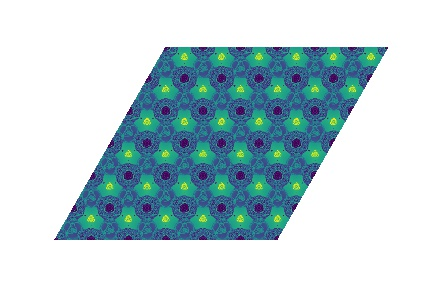
#> input picture img/JVASP-27851_Positive_20.jpg, 432 x 288 px
$ python stitchUnitCellWithFit.py
#> lines starting #> are read from the running program, lines starting #| are printed output that depends on the picture
### selectRegion.py
import numpy as np
import cv2

def selectRegion(window):
    coords=[]
    # [12 lines left out: function callback, not called in this run]
    print("Please select region...")
    test=cv2.setMouseCallback('img', callback)
    while len(coords)<4:
        cv2.waitKey(1)
    l = np.sqrt( (coords[0]-coords[2])**2 + (coords[1]-coords[3])**2 )
    print('length:',l)
    a = (coords[2]-coords[0])*(coords[3]-coords[1])
    print('area:',a)
    return coords

### stitchUnitCellWithFit.py
import cv2
import numpy as np

from selectRegion import selectRegion
from findMatchingRegion import findMatchingRegion
from stitch import stitch

path = "img/"
filename = "JVASP-27851_Positive_20"
extention = ".jpg"

img = cv2.imread(path+filename+extention)
#> img is the input picture: shape (288, 432, 3); mean B, G, R 211.9, 207, 184.2
img = cv2.cvtColor(img, cv2.COLOR_BGR2GRAY)
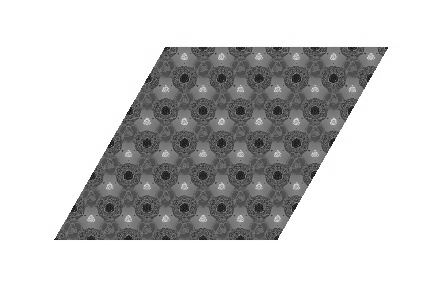
#> img: shape (288, 432); min 24, max 255, mean 200.8

cv2.imshow('img', img)


o = selectRegion('img')
a = selectRegion('img')
aFit = findMatchingRegion(img,o,a)
b = selectRegion('img')
bFit = findMatchingRegion(img,o,b)

stiched = stitch(img, [ [o[0],o[1]] , [aFit[0],aFit[1]], [bFit[0],bFit[1]] ] , 40)

cv2.imwrite(path+filename+"_stitched"+extention, stiched)


cv2.waitKey(0)
cv2.destroyAllWindows()
